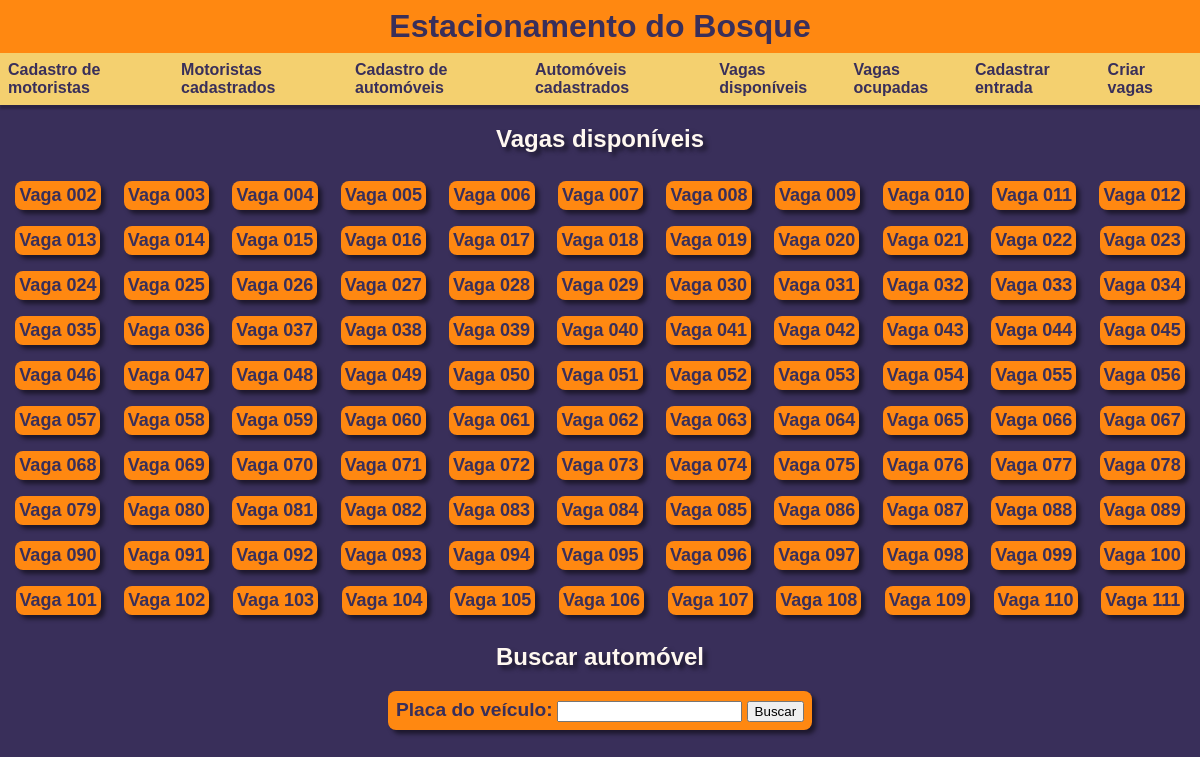
The app's page /, older data.
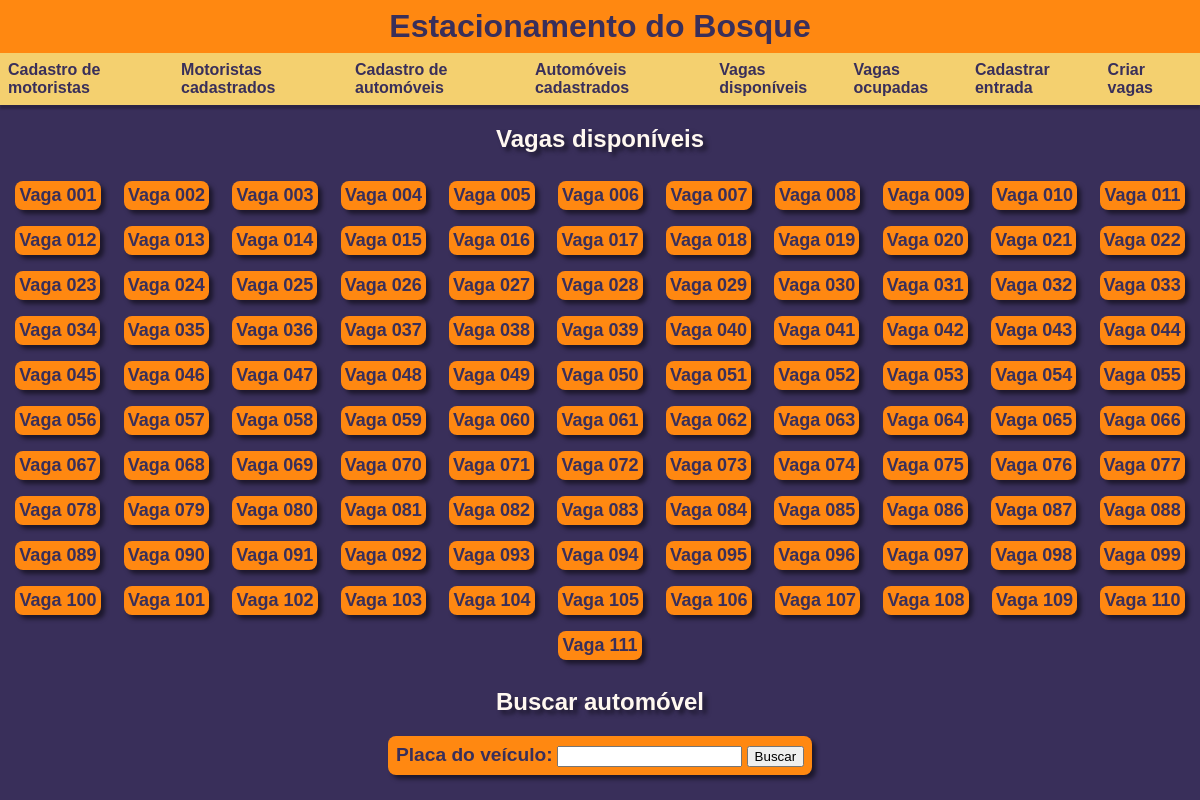
The same page, newer data.
### parking_space/models.py (models this page shows, shortened)
class ParkingSpace(models.Model):
    occupied = models.BooleanField(default=False)
    occupied_by = models.OneToOneField(
        Vehicle,
        null=True,
        default=None,
        on_delete=models.SET_NULL
    )
    def create_list():
        return list({})
    history = models.JSONField(default=create_list, null=True)
    def __str__(self):
        if self.id < 10:
            return f'Vaga 00{self.id}'
        elif self.id < 100:
            return f'Vaga 0{self.id}'
        return f'Vaga {self.id}'
    """Function to remove a veichle in a parking space"""
    """Function to create the history of the parking space"""

### core/views.py (the view)
# urls.py: path('', views.index, name='index'),
def index(request):
    form = ParkingSpaceCreationForm(request.POST)
    if form.is_valid():
        for _ in range(form.cleaned_data['qtd']):
            ParkingSpace.objects.create()
    parking_spaces = ParkingSpace.objects.filter(occupied=False)
    plate_search = VehicleSearchForm()
    return render(request, 'core_index.html', {'parking_spaces': parking_spaces, 'form': plate_search})

### vehicle/my_forms.py
class VehicleSearchForm(forms.Form):
    plate_search = forms.CharField(max_length=7)

### core/templates/core_index.html (shortened to what this page needs)
<!DOCTYPE html>
{% load static %}
<html lang="pt-br">
<head>
    <link rel="stylesheet" href="{% static "header_nav.css" %}">
    {% block css %}
        <link rel="stylesheet" href="{% static "core_index.css" %}">
    {% endblock css %}
</head>
<body>
    <header>
        <h1>Estacionamento do Bosque</h1>
    </header>
    <nav>
        <a class="nav_link" href="{% url "driver:driver_register_form" %}">Cadastro de motoristas</a>
        <a class="nav_link" href="{% url "driver:registered_drivers" %}">Motoristas cadastrados</a>
        <a class="nav_link" href="{% url "vehicle:vehicle_register_form" %}">Cadastro de automóveis</a>
        <a class="nav_link" href="{% url "vehicle:registered_vehicle" %}">Automóveis cadastrados</a>
        <a class="nav_link" href="{% url "core:index" %}">Vagas disponíveis</a>
        <a class="nav_link" href="{% url "parking_space:occupied_parking_spaces" %}">Vagas ocupadas</a>
        <a class="nav_link" href="{% url "parking_space:parking_assignment_form" %}">Cadastrar entrada</a>
        <a class="nav_link" href="{% url "parking_space:parking_creation_form" %}">Criar vagas</a>
    </nav>
    <main>
        {% block content %}
            <section id="first_sec">
                <h2 class="sec_title">Vagas disponíveis</h2>
                <div id="unoccupied_parking">
                    {% for parking_space in parking_spaces %}
                        <a class="parking_link" href="{% url "parking_space:parking_space_history" parking_space.id %}">{{ parking_space }}</a>
                    {% endfor %}
                </div>
            </section>
            <section id="second_sec">
                <h2 class="sec_title">Buscar automóvel</h2>
                <div id="form">
                    <form action="{% url "parking_space:parking_space_history_plate_search" %}" method="post">
                        <b>Placa do veículo:</b> {{ form.plate_search }}
                        <input id="button" type="submit" value="Buscar">
                    </form>
                </div>
            </section>
        {% endblock content %}
    </main>
</body>
</html>

Row changes from the older to the newer data that the page shows:
now on this page (row edited): ParkingSpace: id "Vaga 001"
